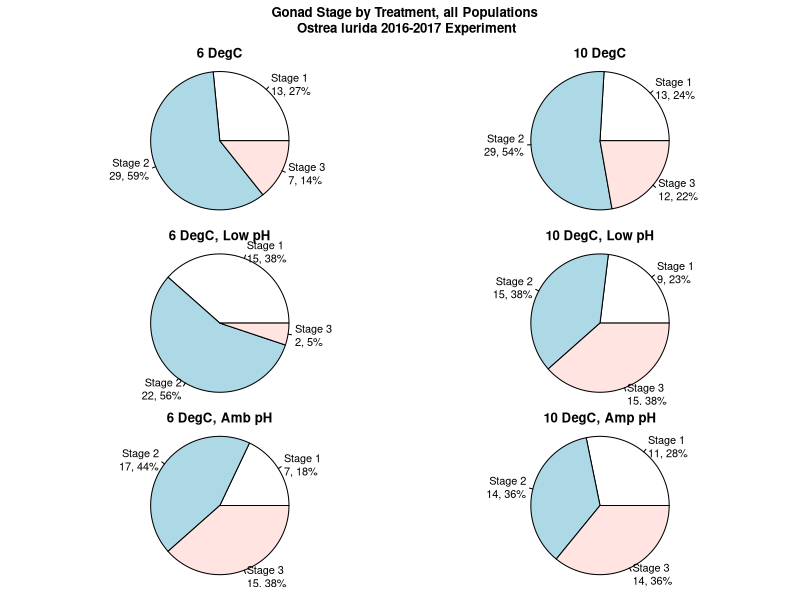

Generate this figure with R:
setwd("~/Documents/Roberts Lab/O.lurida_Stress/Data")
Histo <- read.csv("2017-Oly-Histo-Results.csv", header=T, stringsAsFactors = F)
library(plyr)
table(Histo$Stage)
table(Histo$Sex)
# Histo$Stage <- as.factor(Histo$Stage)

counts.temp <- count(df=subset(Histo, Phase %in% "TEMP"), c("Phase", "Treatment", "Stage"))
counts.OA <- count(df=subset(Histo, Phase %in% "OA"), c("Phase", "Treatment", "Stage"))
counts.all <- count(df=Histo, c("Phase", "Treatment", "Stage"))
# counts.temp$percent <- 

Histo.6 <- subset(Histo, Phase %in% "TEMP" & Treatment %in% "6")
Histo.10 <- subset(Histo, Phase %in% "TEMP" & Treatment %in% "10")
Histo.6.Low <- subset(Histo, Phase %in% "OA" & Treatment %in% "6-Low")
Histo.6.Amb <- subset(Histo, Phase %in% "OA" & Treatment %in% "6-Amb")
Histo.10.Low <- subset(Histo, Phase %in% "OA" & Treatment %in% "10-Low")
Histo.10.Amb <- subset(Histo, Phase %in% "OA" & Treatment %in% "10-Amb")
Pct.6 <- data.frame(unclass(100*prop.table(table(Histo.6$Stage))))
Pct.10 <- data.frame(unclass(100*prop.table(table(Histo.10$Stage))))
Pct.6.Low <- data.frame(unclass(100*prop.table(table(Histo.6.Low$Stage))))
Pct.6.Amb <- data.frame(unclass(100*prop.table(table(Histo.6.Amb$Stage))))
Pct.10.Low <- data.frame(unclass(100*prop.table(table(Histo.10.Low$Stage))))
Pct.10.Amb <- data.frame(unclass(100*prop.table(table(Histo.10.Amb$Stage))))
stage.stats <- data.frame(cbind(Pct.6, Pct.10, Pct.6.Low, Pct.6.Amb, Pct.10.Low, Pct.10.Amb))
colnames(stage.stats) <- c("6", "10", "6.Low", "6.Amb", "10.Low", "10.Amb")
Stages <- c("Stage 1", "Stage 2", "Stage 3")

png(filename = "~/Documents/Roberts Lab/O.lurida_Stress/Analyses/Gonad-Stage-Pie-Charts.png", width = 600, height = 800)
par(mfrow = c(3, 2), mar=c(.5,1,2,0.5), oma=c(1,2,3,1))
pie(table(Histo.6$Stage), main="6 DegC", radius=1, labels=paste(Stages, "\n", table(Histo.6$Stage), ", ", round(stage.stats$`6`), "%", sep=""))
pie(table(Histo.10$Stage), main="10 DegC", radius=1, labels=paste(Stages, "\n", table(Histo.10$Stage), ", ", round(stage.stats$`10`), "%", sep=""))
pie(table(Histo.6.Low$Stage), main="6 DegC, Low pH", radius=1, labels=paste(Stages, "\n", table(Histo.6.Low$Stage), ", ", round(stage.stats$`6.Low`), "%", sep=""))
pie(table(Histo.10.Low$Stage), main="10 DegC, Low pH", radius=1, labels=paste(Stages, "\n", table(Histo.10.Low$Stage), ", ", round(stage.stats$`10.Low`), "%", sep=""))
pie(table(Histo.6.Amb$Stage), main="6 DegC, Amb pH", radius=1, labels=paste(Stages, "\n", table(Histo.6.Amb$Stage), ", ", round(stage.stats$`6.Amb`), "%", sep=""))
pie(table(Histo.10.Amb$Stage), main="10 DegC, Amp pH", radius=1, labels=paste(Stages, "\n", table(Histo.10.Amb$Stage), ", ", round(stage.stats$`10.Amb`), "%", sep=""))
title("Gonad Stage by Treatment, all Populations \nOstrea lurida 2016-2017 Experiment", outer=TRUE) 
dev.off()
